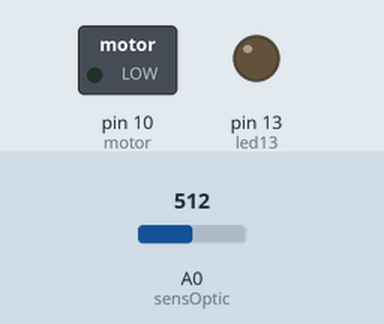
This sketch was run on a simulated Arduino Uno, built with avr-gcc and run on an emulated ATmega328P. Shown: switched loads named in the sketch (green lamp = pin HIGH), output pins drawn as LEDs (lit = HIGH). The test bench sets the inputs (shaded band); at power-on: A0 (sensOptic) = 512.

Above: at 1.8 s.
1.9 s: A0 (sensOptic) set to 418
3.4 s: A0 (sensOptic) set to 382
At 4.4 s:
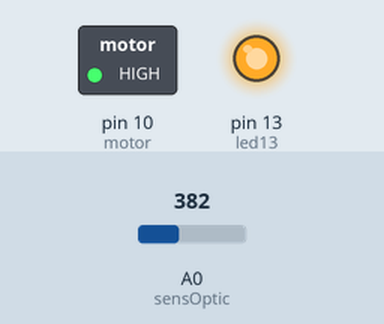
5.0 s: A0 (sensOptic) set to 410
8.1 s: A0 (sensOptic) set to 390
At 9.5 s:
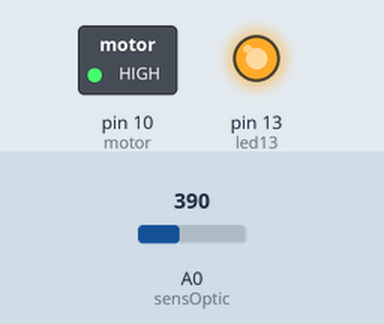
Timing chart, 0 to 11.0 s (numbered marks = the images above; inputs shaded):
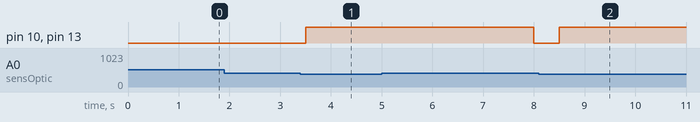

Measured:
- the behaviour switches between 400 and 399 on A0 (sensOptic) (found by bisection; images 0 and 1)
- after the input at 1.9 s, every drawn part: stays the same
- after the input at 3.4 s, pin 10 (motor), pin 13 (led13): LOW → HIGH after 0.10 s
- after the input at 5.0 s, pin 10 (motor), pin 13 (led13): HIGH → LOW after 3.0 s
- after the input at 8.1 s, pin 10 (motor), pin 13 (led13): LOW → HIGH after 0.40 s

The sketch:

sketch_feb13a.ino
```cpp
int sensOptic = 0;
int motor = 10;
int led13 = 13;
int ton = 1275;
void setup(){
  pinMode(led13,OUTPUT);
  pinMode(motor,OUTPUT);
  analogReference(DEFAULT);
  Serial.begin(9600);
}

void loop(){
  delay(500);
  //Serial.println(analogRead(sensOptic));
  if(analogRead(sensOptic)<400){
    digitalWrite(led13,HIGH);
    digitalWrite(motor,HIGH);
    delay(4000);


    } else{
      digitalWrite(led13,LOW);
      digitalWrite(motor,LOW);
}
}
```
